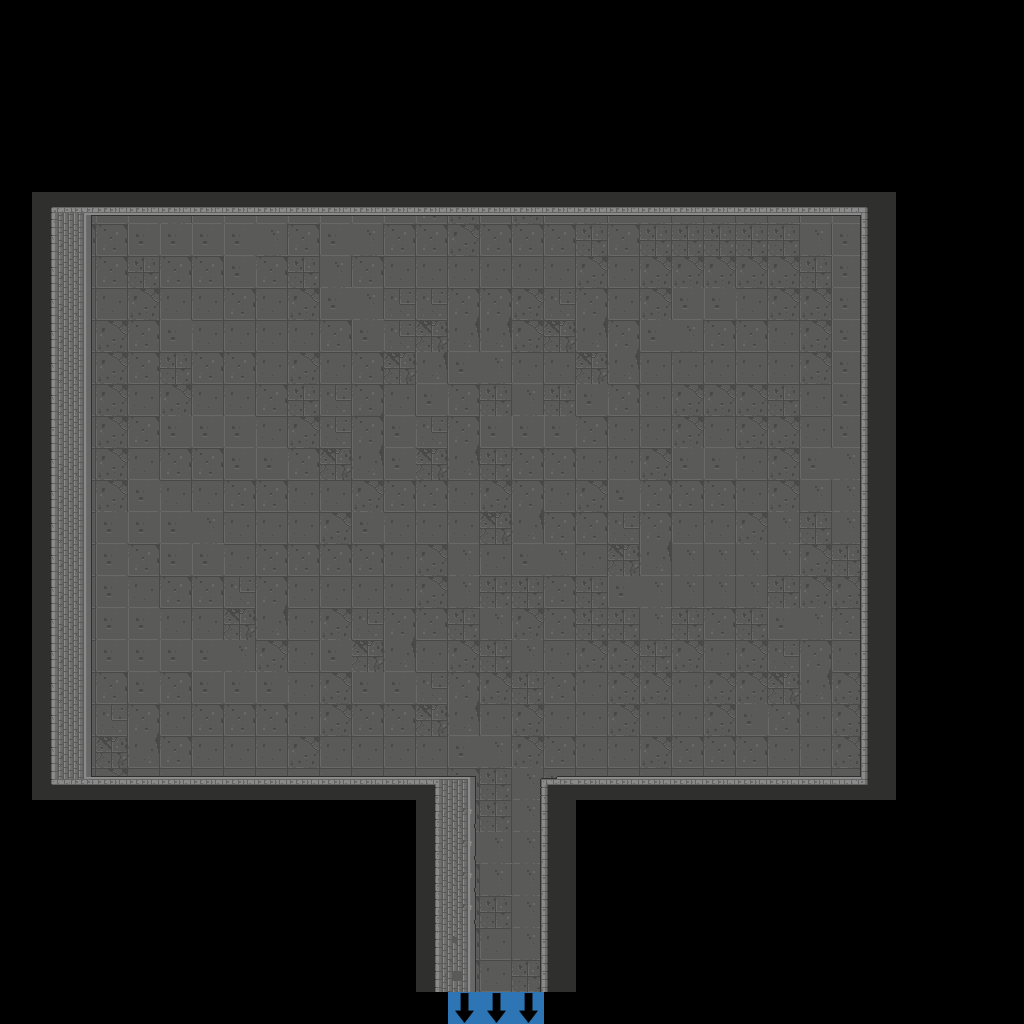

Tiled map render using the project's own tile images. Description and the map definition, with tile-layer contents summarised, below:
An orthogonal 32x32 tile map with 32x32 px tiles, 3 tile layers (Floor, Flags, Walls), 2 tilesets.

<map version="1.2" tiledversion="1.2.3" orientation="orthogonal" renderorder="right-down" width="32" height="32" tilewidth="32" tileheight="32" infinite="0" nextlayerid="50" nextobjectid="1">
 <tileset firstgid="1" source="Dungeon_Tileset_2.tsx" />
 <tileset firstgid="321" source="flags.tsx" />
 <layer id="47" name="Floor" width="32" height="32">
  <data>[1024 cells, 511 non-empty, 10 distinct tile ids]</data>
 </layer>
 <layer id="48" name="Flags" width="32" height="32">
  <data>[1024 cells, 3 non-empty, 1 distinct tile ids]</data>
 </layer>
 <layer id="49" name="Walls" width="32" height="32">
  <data>[1024 cells, 145 non-empty, 26 distinct tile ids]</data>
 </layer>
</map>
